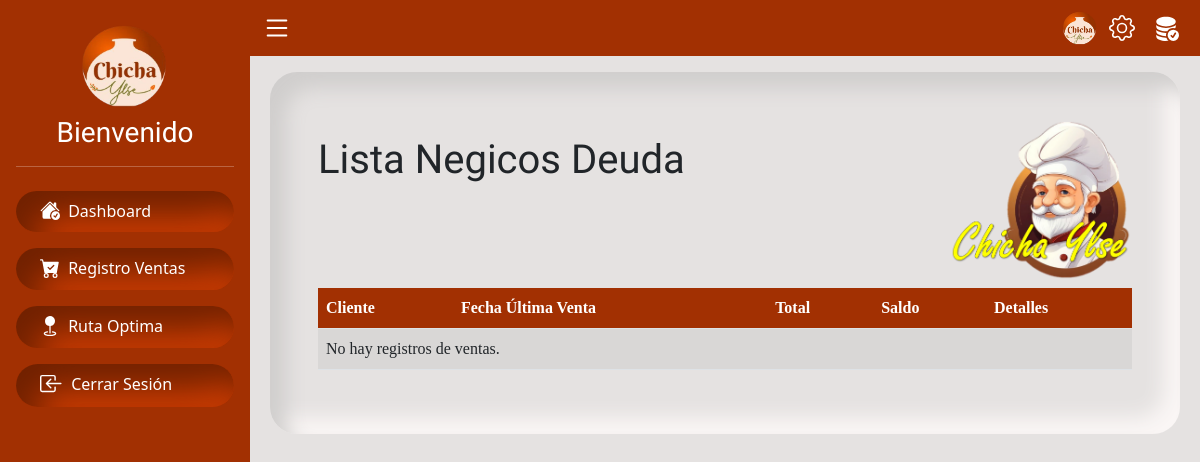
Page /ultima-venta-clientes/ on the earlier database version.
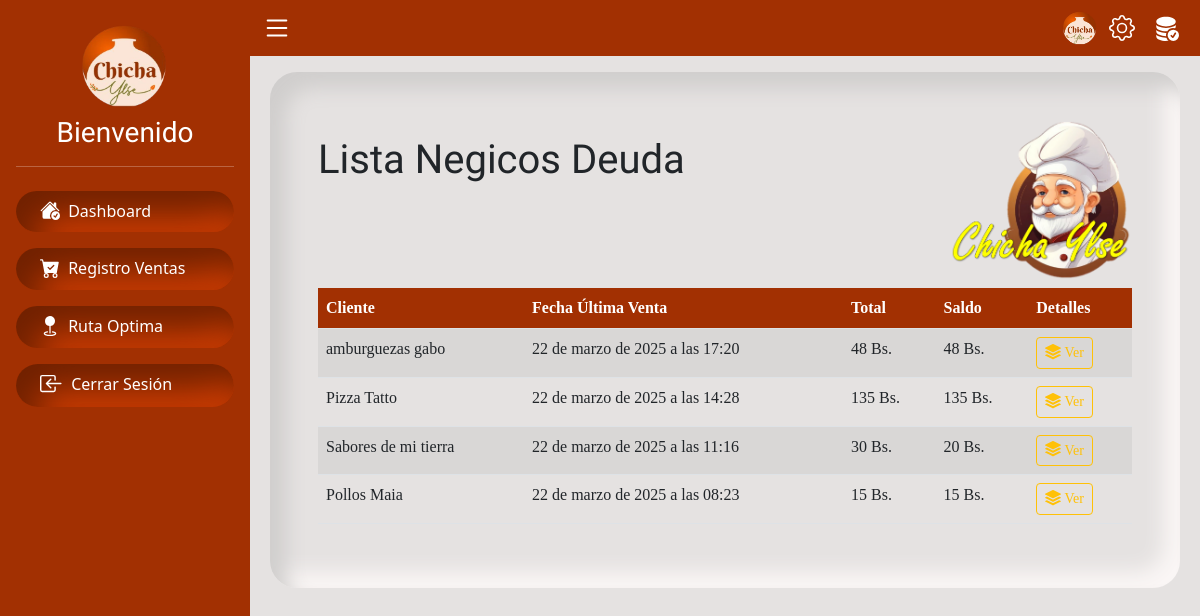
Same page on the later database version.
### servicio/models.py (models this page shows, shortened)
class Cliente(models.Model):
    usuario = models.OneToOneField(User, on_delete=models.CASCADE, related_name='cliente')
    negocio = models.CharField(max_length=100)
    contacto = models.CharField(max_length=15)
    imagen = models.ImageField(upload_to='clientes/', blank=True, null=True)

### servicio/views.py (the view)
# urls.py: path('ultima-venta-clientes/', views.ultima_venta_clientes, name='ultima_venta_clientes'),
def ultima_venta_clientes(request):
    ultimas_ventas = RegistroVenta.objects.filter(
        cliente=OuterRef('pk')
    ).order_by('-fecha')
    clientes_con_ultima_venta = Cliente.objects.annotate(
        ultima_venta_id=Subquery(ultimas_ventas.values('id')[:1]),
        ultima_venta_fecha=Subquery(ultimas_ventas.values('fecha')[:1]),
        ultima_venta_saldo=Subquery(ultimas_ventas.values('saldo_pendiente')[:1]),
        ultima_venta_total=Subquery(ultimas_ventas.values('total')[:1]),
    ).filter(ultima_venta_id__isnull=False).order_by('-ultima_venta_fecha')
    context = {
        'clientes': clientes_con_ultima_venta,
    }
    return render(request, 'ventas/ultima_venta_clientes.html', context)

### servicio/templates/ventas/ultima_venta_clientes.html (shortened to what this page needs)
{% extends 'base.html' %}
{% load static %}
{% block content %}
<br>
<div class="font cont-pange container-fluid p-lg-5 py-5">
    <div class="row">
        <div class="col-lg-9 col-12 order-2 order-lg-2 ">
            <h2 class="title pt-lg-3">Lista Negicos Deuda </h2>
            <div class="pt-lg-5">
            </div>
        </div>
        <div class="col-lg-3 col-12 order-1 order-lg-2  justify-content-end text-end">
            <img src="{% static 'img/logopie.png' %}" alt="Descripción de la imagen" style="height: 160px;" class="img-fluid">
        </div>
    </div>
    <div class=" pt-2">
        <table class="table table-striped table-hover">
            <thead class="table-color">
                <tr>
                    <th>Cliente</th>
                    <th>Fecha Última Venta</th>
                    <th>Total</th>
                    <th>Saldo</th>
                    <th>Detalles</th>
                </tr>
            </thead>
            <tbody>
                {% for cliente in clientes %}
                <tr>
                    <td data-label="negocio">{{ cliente.negocio }}</td>
                    <td data-label="fecha">{{ cliente.ultima_venta_fecha }}</td>
                    <td data-label="total">{{ cliente.ultima_venta_total }} Bs.</td>
                    <td data-label="saldo pendiente">{{ cliente.ultima_venta_saldo }} Bs.</td>
                    <td data-label="detalle">
                        <button class="btn btn-outline-warning btn-sm" data-bs-toggle="modal" data-bs-target="#ventaDetalleModal" data-url="{% url 'detalle_venta' cliente.ultima_venta_id %}">
                            Ver
                        </button>
                    </td>
                </tr>
                {% empty %}
                <tr>
                    <td colspan="5">No hay registros de ventas.</td>
                </tr>
                {% endfor %}
            </tbody>
        </table>
    </div>
</div>
{% endblock %}

Differences in the rows shown:
added Cliente: negocio "amburguezas gabo", ultima_venta_fecha "22 de marzo de 2025 a las 17:20", ultima_venta_total "48", ultima_venta_saldo "48"
now on this page (row edited): Cliente: negocio "Pizza Tatto", ultima_venta_fecha "22 de marzo de 2025 a las 14:28", ultima_venta_total "135", ultima_venta_saldo "135"
added Cliente: negocio "Sabores de mi tierra", ultima_venta_fecha "22 de marzo de 2025 a las 11:16", ultima_venta_total "30", ultima_venta_saldo "20"
now on this page (row edited): Cliente: negocio "Pollos Maia", ultima_venta_fecha "22 de marzo de 2025 a las 08:23", ultima_venta_total "15", ultima_venta_saldo "15"
Other differences:
text no longer shown: "No hay registros de ventas."
